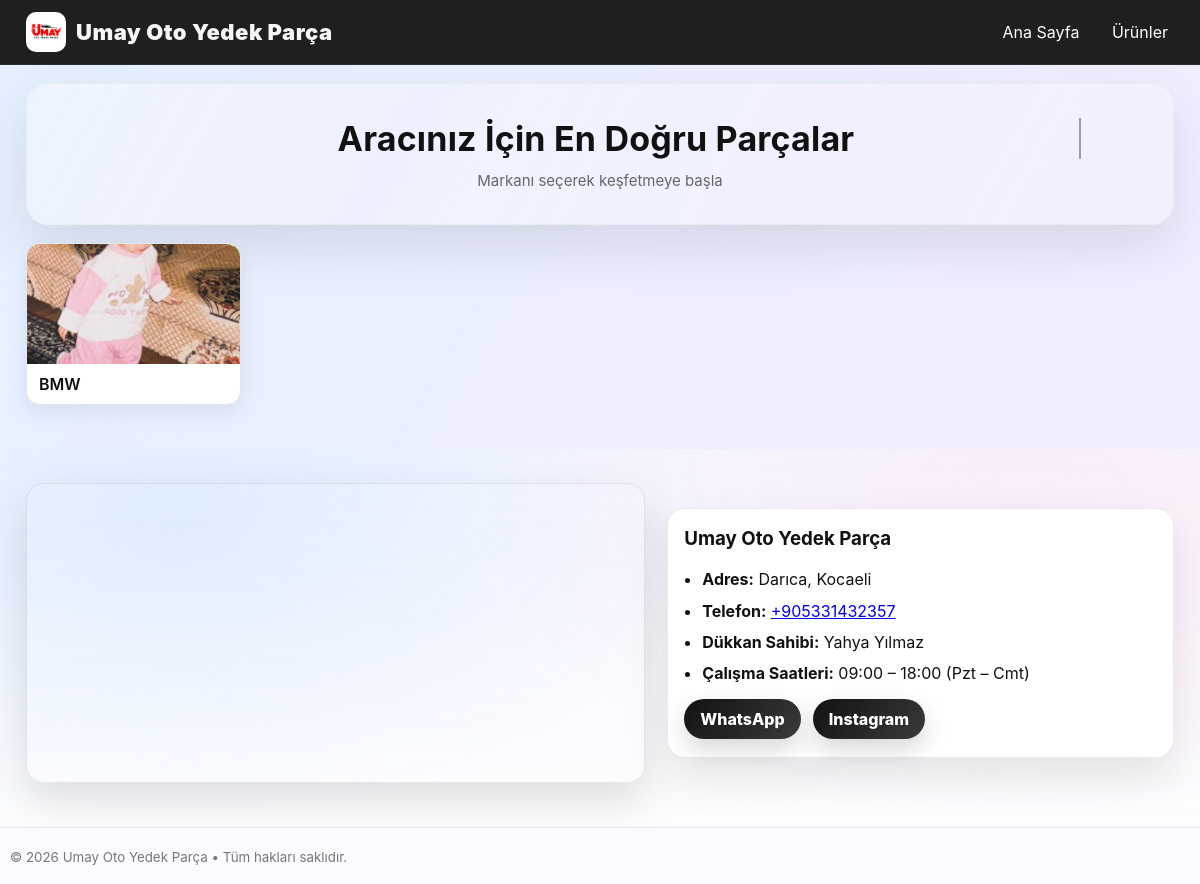
The page / on the database its author committed.
### products/models.py (models this page shows, shortened)
class Brand(models.Model):
    name = models.CharField("Marka Adı", max_length=80, unique=True, db_index=True)
    slug = models.SlugField("URL Kısaltması", max_length=90, unique=True, blank=True)
    logo = models.ImageField("Logo", upload_to="brands/", blank=True, null=True)
    class Meta:
        ordering = ["name"]
        verbose_name = "Marka"
        verbose_name_plural = "Markalar"

### products/views.py (the view)
# urls.py: path("", v.home, name="home"),
@require_GET
def home(request):
    brands = (
        Brand.objects
        .annotate(product_count=Count("products"))
        .filter(product_count__gt=0)
        .only("name", "slug")
        .order_by("name")
    )
    return render(request, "home.html", {"brands": brands})

### templates/home.html (shortened to what this page needs)
{% extends "base.html" %}
{% block content %}
<section class="hero" aria-label="Ana tanıtım">
  <h1>Aracınız İçin En Doğru Parçalar</h1>
  <p>Markanı seçerek keşfetmeye başla</p>
</section>
<section class="brand-grid" aria-label="Markalar">
  {% for b in brands %}
    <a class="brand-card" href="{% url 'brand_page' b.slug %}" aria-label="{{ b.name }} yedek parçaları">
      {% if b.logo %}
        <img src="{{ b.logo.url }}" alt="{{ b.name }} logosu" loading="lazy">
      {% else %}
        <div class="brand-fallback" aria-hidden="true">{{ b.name|first|upper }}</div>
      {% endif %}
      <div class="brand-name">{{ b.name }}</div>
    </a>
  {% empty %}
    <p>Henüz ürün girilmedi.</p>
  {% endfor %}
</section>
{% endblock %}
{% block below_main %}
  {% include "partials/contact_strip.html" %}
{% endblock %}

### static/styles.css (style rules this page uses)
:root { --bg:#f6f7f9; --paper:#fff; --ink:#111; --muted:#666; --border:#e5e7eb; --radius:16px; --shadow:0 6px 20px rgba(0,0,0,.08); --accent:#e70f17; }
* { box-sizing:border-box; }
html, body { height:100%; margin:0; padding:0; }
body { color:var(--ink); font-family:Inter,system-ui,-apple-system,"Segoe UI",Roboto,Arial,sans-serif; display:flex; flex-direction:column; min-height:100vh; background: linear-gradient(120deg, rgba(120, 180, 255, .20), rgba(180, 140, 255, .16), rgba(120, 230, 210, .16), rgba(255, 170, 210, .14) ); background-size: 300% 300%; animation: bgFlow 18s ease-in-out infinite; overflow-x:hidden; }
.hero { position:relative; overflow:hidden; border-radius:22px; padding:34px 20px; margin:18px 0; text-align:center; background: linear-gradient(120deg, rgba(255,255,255,.82), rgba(255,255,255,.68) ); border:1px solid rgba(0,0,0,.06); backdrop-filter: blur(12px); box-shadow: 0 22px 52px rgba(0,0,0,.10); animation: heroEnter .5s ease both, heroFloat 7s ease-in-out infinite; animation-delay: 0s, .65s; }
.hero::before { content:""; position:absolute; inset:-40%; background: linear-gradient(120deg, rgba(120, 180, 255, .22), rgba(180, 140, 255, .18), rgba(120, 230, 210, .16), rgba(255, 170, 210, .14) ); background-size: 240% 240%; animation: heroFlow 10s ease-in-out infinite; filter: blur(18px); opacity:.55; z-index:0; }
.hero > * { position:relative; z-index:1; }
.hero h1 { margin:0 0 8px; font-size:34px; letter-spacing:.2px; display:inline-block; white-space:nowrap; overflow:hidden; border-right:2px solid rgba(0,0,0,.35); padding-right:6px; width:0; animation: typeLine 1.65s steps(42, end) forwards, caretBlink .85s step-end infinite; animation-delay:.20s; }
.hero p { margin:0; color:var(--muted); font-size:15px; opacity:0; transform: translateY(6px); animation: heroSubIn .55s ease forwards; animation-delay: 1.65s; }
.brand-grid { display:grid; grid-template-columns:repeat(auto-fill, minmax(180px, 1fr)); gap:18px; margin:18px 0; }
.brand-card { display:block; background:var(--paper); border:1px solid var(--border); border-radius:14px; box-shadow:var(--shadow); overflow:hidden; text-decoration:none; color:inherit; transition: transform .18s ease, box-shadow .18s ease, border-color .18s ease; opacity:0; transform: translateY(14px); animation: itemIn .55s ease forwards; }
.brand-grid .brand-card:nth-child(1) { animation-delay:.05s; }
.brand-card { position:relative; isolation:isolate; }
.brand-card::before { content:""; position:absolute; inset:-2px; border-radius:16px; background: linear-gradient(120deg, rgba(120,180,255,.35), rgba(180,140,255,.28), rgba(120,230,210,.26), rgba(255,170,210,.22) ); filter: blur(14px); opacity:0; transition: opacity .25s ease, transform .25s ease; z-index:-1; }
.brand-card::after { content:""; position:absolute; inset:0; border-radius:14px; background: radial-gradient(500px 140px at 30% 0%, rgba(255,255,255,.55), transparent 60% ); opacity:0; transition: opacity .22s ease; pointer-events:none; }
.brand-card img { width:100%; height:120px; object-fit:cover; display:block; transition: transform .35s ease, filter .35s ease; }
.brand-name { padding:10px 12px; font-weight:600; }

### rows shown on the page
Brand: logo (picture), name "BMW"

### other values the page prints
{{ BUSINESS_NAME }} "Umay Oto Yedek Parça"
{{ BUSINESS_ADDRESS }} "Darıca, Kocaeli"
{{ BUSINESS_PHONE }} "+905331432357"
{{ BUSINESS_OWNER }} "Yahya Yılmaz"
{{ BUSINESS_HOURS }} "09:00 – 18:00 (Pzt – Cmt)"
